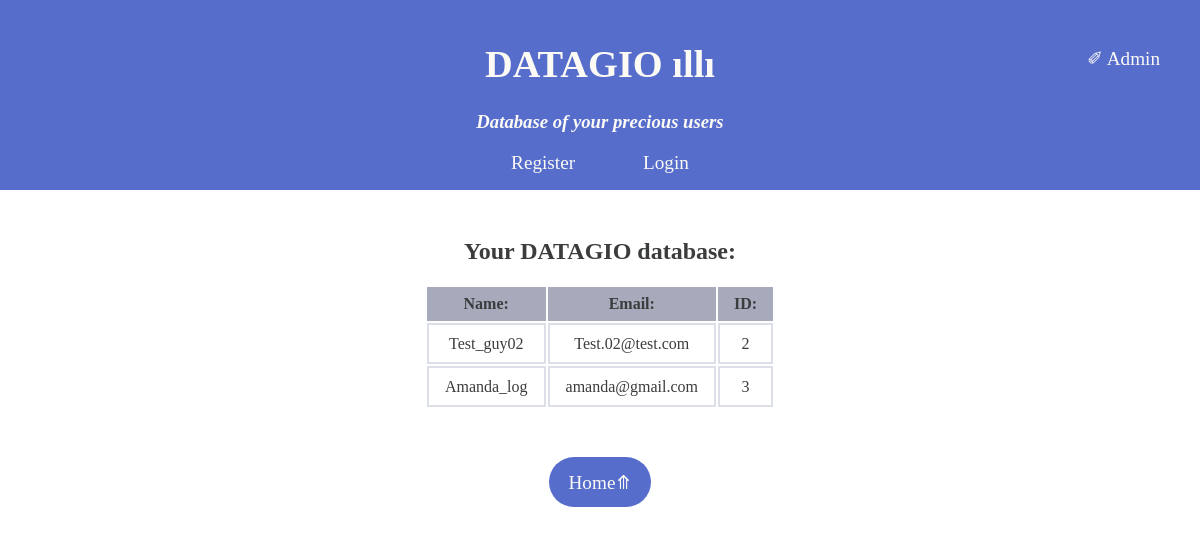
The page /user/users/ on the database its author committed.
### user_app/models.py (models this page shows, shortened)
class UserProfileInfo(models.Model):
    user = models.OneToOneField(User, on_delete=models.CASCADE)
    personal_site = models.URLField(blank=True)
    profile_pic = models.ImageField(upload_to='profile_pic', blank=True)

### user_app/views.py (the view)
# urls.py: path('users/', views.users_data, name='users_data'),
def users_data(request):
    user_profiles = models.UserProfileInfo.objects.all()
    return render(request, 'user_app/userprofileinfo_list.html', {'UserProfileInfo': user_profiles})

### templates/user_app/userprofileinfo_list.html
{% extends 'user_app/base.html' %}
{% block body_block %}
<main>
    <h2>Your DATAGIO database:</h2>
    <table>
        <thead>
            <tr>
                <th>Name:</th>
                <th>Email:</th>
                <th>ID:</th>
            </tr>
        </thead>
        <tbody>
            {% for person in UserProfileInfo %}
            <tr>
                <td>{{ person.user.username }}</td>
                <td>{{ person.user.email }}</td>
                <td>{{ person.user_id }}</td>
            </tr>
            {% endfor %}
        </tbody>
    </table>
</main>
<button><a href="{% url 'index' %}">Home⤊</a></button>
{% endblock %}

### static/css/style.css (style rules this page uses)
* { font-family: Verdana; text-align: center; }
body { margin: 0; padding: 0; }
main { margin: 3rem 0; color: #3b3c3d; }
table { margin: 0 auto; text-align: center; }
thead { background: #a6aaba; }
th { padding: 0.5rem 1rem; }
td { padding: 0.6rem 1rem; border: 2px solid #dcdfe8; }
button { border:none; color: #fcfaf5; background:#566dcc; border-radius: 55px; padding: 1em 1.5em; }
a { font-size: 1.2rem; text-decoration:none; color: #fcfaf5; }

### rows shown on the page
UserProfileInfo: user.username "Test_guy02", user.email "Test.02@test.com", user_id "2"
UserProfileInfo: user.username "Amanda_log", user.email "amanda@gmail.com", user_id "3"
